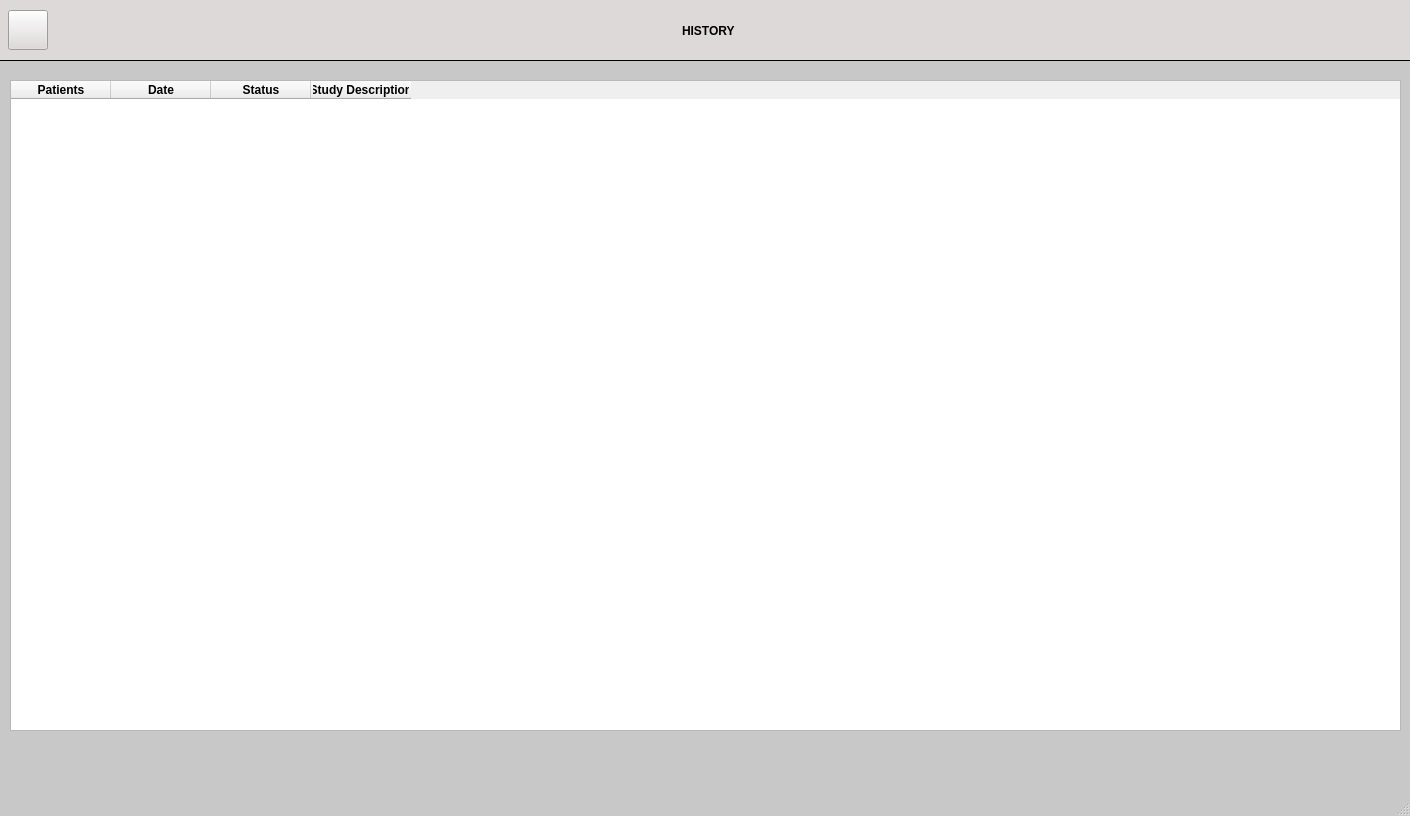
<?xml version="1.0" encoding="UTF-8"?>
<ui version="4.0">
 <class>MainWindow</class>
 <widget class="QMainWindow" name="MainWindow">
  <property name="geometry">
   <rect>
    <x>0</x>
    <y>0</y>
    <width>1410</width>
    <height>816</height>
   </rect>
  </property>
  <property name="windowTitle">
   <string>MainWindow</string>
  </property>
  <property name="styleSheet">
   <string notr="true">#MainWindow{ 
        background-color: #C9C8C8}</string>
  </property>
  <widget class="QWidget" name="centralwidget">
   <widget class="QWidget" name="horizontalWidget" native="true">
    <property name="geometry">
     <rect>
      <x>0</x>
      <y>0</y>
      <width>1411</width>
      <height>61</height>
     </rect>
    </property>
    <property name="styleSheet">
     <string notr="true">background-color:#DED9D9</string>
    </property>
    <layout class="QHBoxLayout" name="horizontalLayout" stretch="0,1,1,0,1,0">
     <property name="spacing">
      <number>15</number>
     </property>
     <property name="sizeConstraint">
      <enum>QLayout::SetDefaultConstraint</enum>
     </property>
     <item>
      <spacer name="horizontalSpacer_2">
       <property name="orientation">
        <enum>Qt::Horizontal</enum>
       </property>
       <property name="sizeHint" stdset="0">
        <size>
         <width>8</width>
         <height>20</height>
        </size>
       </property>
      </spacer>
     </item>
     <item>
      <widget class="QPushButton" name="home_button">
       <property name="maximumSize">
        <size>
         <width>40</width>
         <height>40</height>
        </size>
       </property>
       <property name="text">
        <string/>
       </property>
      </widget>
     </item>
     <item>
      <spacer name="horizontalSpacer_4">
       <property name="orientation">
        <enum>Qt::Horizontal</enum>
       </property>
       <property name="sizeHint" stdset="0">
        <size>
         <width>40</width>
         <height>20</height>
        </size>
       </property>
      </spacer>
     </item>
     <item>
      <widget class="QLabel" name="label">
       <property name="styleSheet">
        <string notr="true">font-size:9pt;
font-weight:500;
</string>
       </property>
       <property name="text">
        <string>HISTORY</string>
       </property>
      </widget>
     </item>
     <item>
      <spacer name="horizontalSpacer_5">
       <property name="orientation">
        <enum>Qt::Horizontal</enum>
       </property>
       <property name="sizeHint" stdset="0">
        <size>
         <width>40</width>
         <height>20</height>
        </size>
       </property>
      </spacer>
     </item>
     <item>
      <spacer name="horizontalSpacer_3">
       <property name="orientation">
        <enum>Qt::Horizontal</enum>
       </property>
       <property name="sizeHint" stdset="0">
        <size>
         <width>58</width>
         <height>20</height>
        </size>
       </property>
      </spacer>
     </item>
    </layout>
   </widget>
   <widget class="QLabel" name="label_2">
    <property name="geometry">
     <rect>
      <x>0</x>
      <y>60</y>
      <width>1411</width>
      <height>1</height>
     </rect>
    </property>
    <property name="maximumSize">
     <size>
      <width>16777215</width>
      <height>1</height>
     </size>
    </property>
    <property name="styleSheet">
     <string notr="true">border: 1px solid black;</string>
    </property>
    <property name="text">
     <string/>
    </property>
   </widget>
   <widget class="QTableWidget" name="table">
    <property name="geometry">
     <rect>
      <x>10</x>
      <y>80</y>
      <width>1391</width>
      <height>651</height>
     </rect>
    </property>
    <property name="styleSheet">
     <string notr="true">font-size:9pt;
font-weight:500;
text-align:center;

</string>
    </property>
    <column>
     <property name="text">
      <string>Patients</string>
     </property>
    </column>
    <column>
     <property name="text">
      <string>Date</string>
     </property>
    </column>
    <column>
     <property name="text">
      <string>Status</string>
     </property>
    </column>
    <column>
     <property name="text">
      <string>Study Description</string>
     </property>
    </column>
   </widget>
  </widget>
  <widget class="QMenuBar" name="menubar">
   <property name="geometry">
    <rect>
     <x>0</x>
     <y>0</y>
     <width>1410</width>
     <height>26</height>
    </rect>
   </property>
  </widget>
  <widget class="QStatusBar" name="statusbar"/>
 </widget>
 <resources/>
 <connections/>
</ui>
